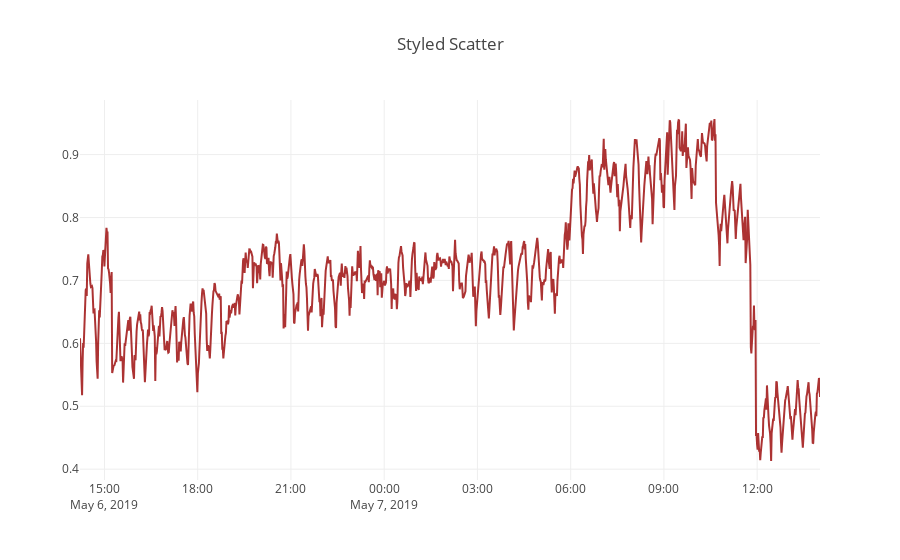

The notebook cell this image was saved under:
### Code cell
while True:
    times.append(datetime.datetime.now())
    perc.append(psutil.virtual_memory().used/psutil.virtual_memory().total)
    trace0 = go.Scatter(
    x = times,
    y = perc,
    #name = 'Above',
    mode = 'lines',
    marker = dict(
        size = 10,
        color = 'rgba(152, 0, 0, .8)',
        line = dict(
            width = 2,
            color = 'rgb(0, 0, 0)'
        )
      )
    )
    fig = dict(data=[trace0], layout=layout)
    clear_output()
    iplot(fig)
    time.sleep(60)

### Figure 1 — Plotly figure (JSON) as saved in the notebook; plotly's stock layout.template omitted (floating-point values rounded to 4 significant figures; data arrays with more than 128 entries replaced by an {"elided": "..."} marker saying what was removed)
{"data": [{"marker": {"color": "rgba(152, 0, 0, .8)", "line": {"color": "rgb(0, 0, 0)", "width": 2}, "size": 10}, "mode": "lines", "type": "scatter", "uid": "d28c6f02-70bf-11e9-b9f4-8f879877121a", "x": {"elided": "1425 str values"}, "y": {"elided": "1425 float values"}}], "layout": {"title": "Styled Scatter", "xaxis": {"zeroline": false}, "yaxis": {"zeroline": false}}}
